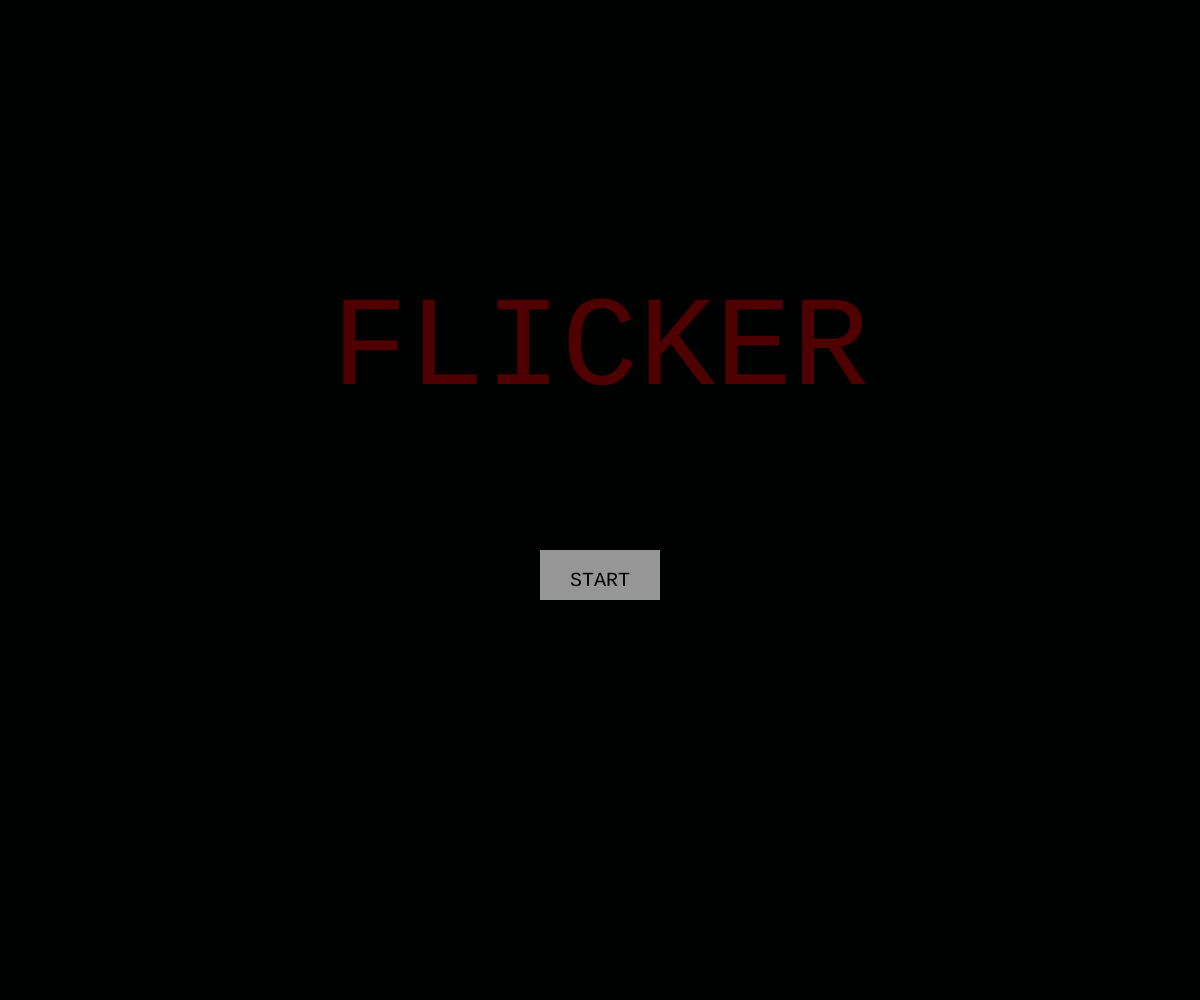
Frame 1 (no input)
Frame 60 (no input): identical to frame 1, image omitted
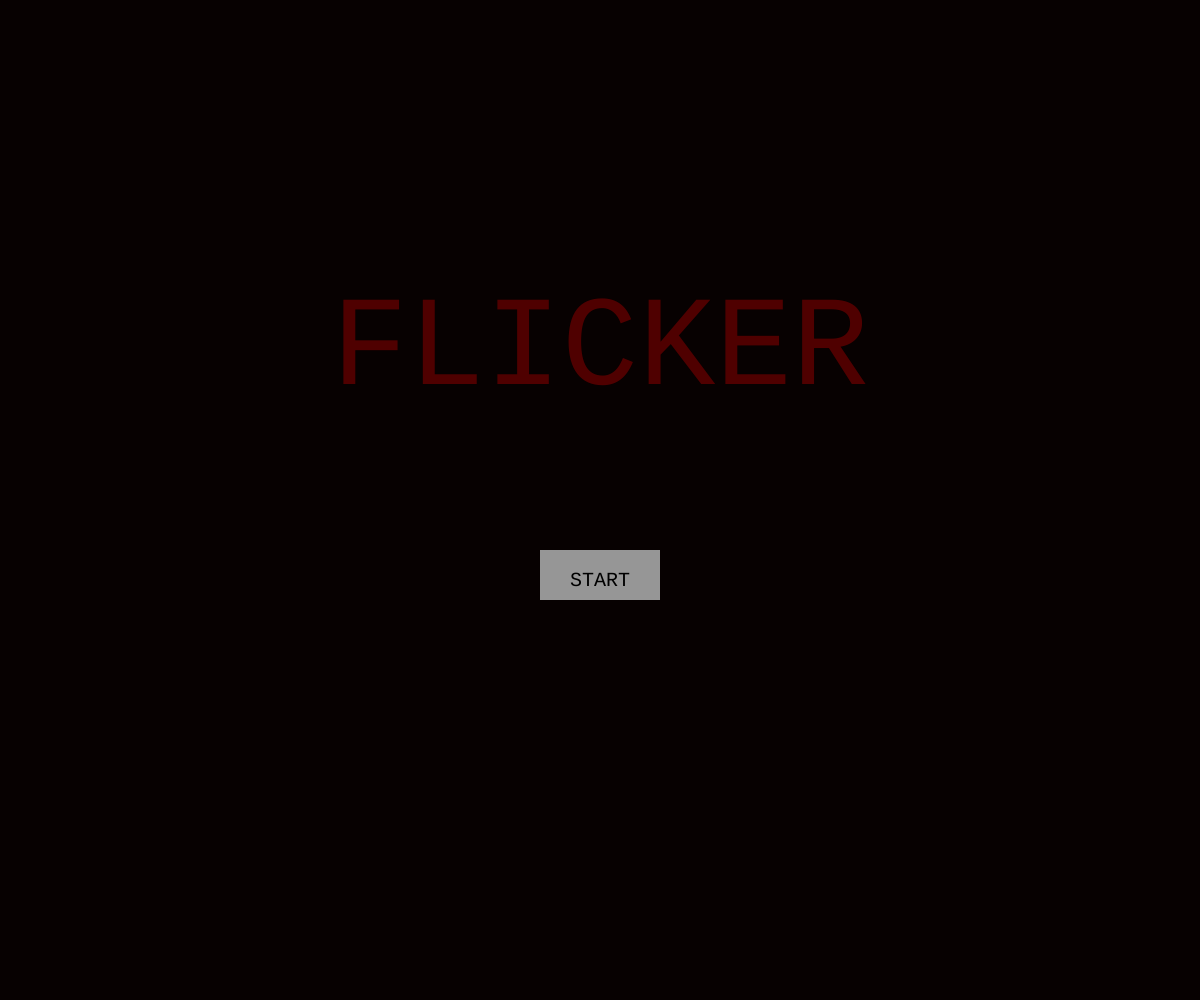
Frame 120 (the mouse pressed at the canvas centre since frame 60)

The p5.js sketch that drew these frames (run headless with seeded random() and noise() and a simulated clock; from frame 60 on, the mouse is pressed at the canvas centre):

// p5.js sketch
// ── sketch.js

let introLines = [
  "You woke up in your office from a bad dream...",
  "Every single part of your body is numb...",
  "A terrifying figure spawns right in front of you.",
  "It just wants to know more about your kind..",
  "Answer its questions truthfully...",
  "However...",
  "If you lie to it...",
  "You will die..",
];

let gameState = "menu"; 
let currentIndex = 0;
let lastChangeTime = 0;


function setup() {
  createCanvas(windowWidth, windowHeight);
  textFont("monospace");
}

function draw() {
  background(0);

  let flicker = map(sin(frameCount * 5), 0, 1, 1, 135);
  fill(flicker, 1, 1);
  noStroke();
  rect(0, 0, width, height);

  if (gameState === "menu") {
    drawMenu();
  } else if (gameState === "intro") {
    drawIntro();
  } else if (gameState === "main") {
    drawMain();
  }
}

let aniX = 0;
function animation(){
  fill(255,0,0, aniX)
  circle(100, 200, aniX);
}

function drawMenu() {
  // Title
  textAlign(CENTER, CENTER);
  fill(79, 0, 0);
  textSize(128);
  text("FLICKER", width / 2, height / 2 - 150);
  

  // Button
  let btnW = 120;
  let btnH = 50;
  let btnX = width / 2 - btnW / 2;
  let btnY = height / 2 + 50;

  // Hover colour
  if (mouseX > btnX && mouseX < btnX + btnW &&
      mouseY > btnY && mouseY < btnY + btnH) {
    fill(79, 0, 0);
  } else {
    fill(150);
  }

  rect(btnX, btnY, btnW, btnH, 0);
  animation()

  fill(0);
  textSize(20);
  text("START", width / 2, btnY + btnH / 2 + 6);
}

function drawIntro() {
  fill(139, 0 ,0);
  textAlign(LEFT, TOP);
  textSize(32);

  // Show lines progressively
  let y = 100;

  for (let i = 0; i < currentIndex; i++) {
    text(introLines[i], 50, y);
    y += 50;
  }

  // Reveal
  if (currentIndex < introLines.length) {
    if (millis() - lastChangeTime > 2000) {
      currentIndex++;
      lastChangeTime = millis();
    }
  }
}


function drawMain(){
    circle(50,50,40);
}

function mousePressed() {
  if (gameState === "menu") {
    // Button geometry
    let btnW = 300;
    let btnH = 80;
    let btnX = width / 2 - btnW / 2;
    let btnY = height / 2;

    // If clicked
    if (mouseX > btnX && mouseX < btnX + btnW &&
        mouseY > btnY && mouseY < btnY + btnH) {

      gameState = "intro";
      currentIndex = 0;
      lastChangeTime = millis();
    }
  }
}
